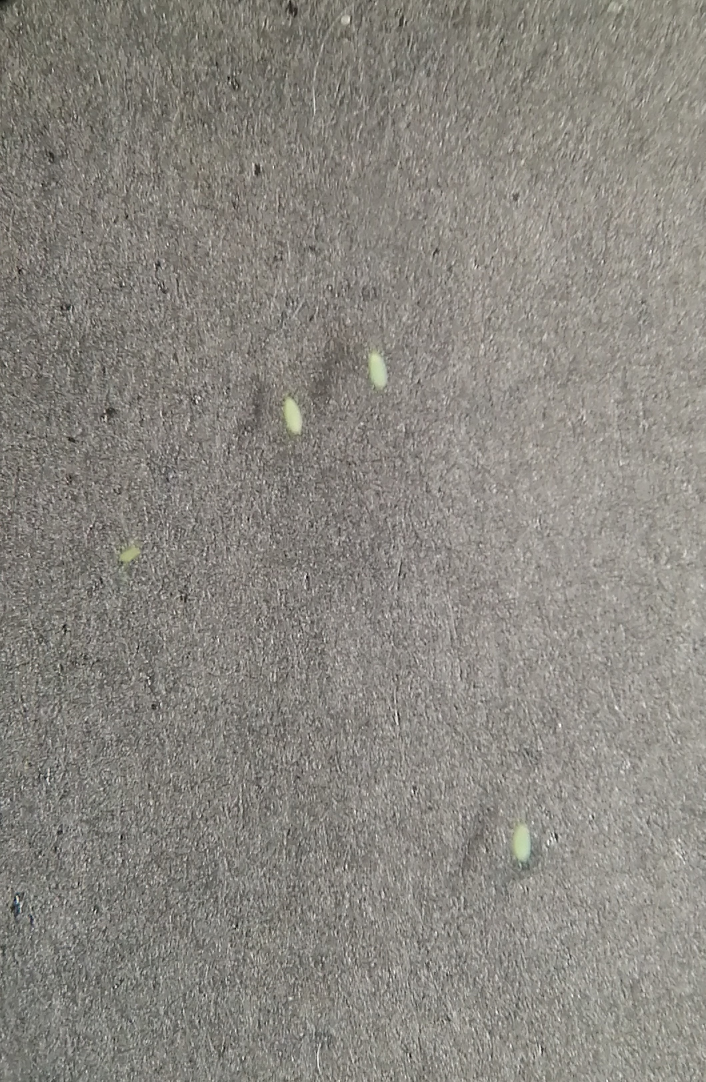
#> input picture all_sin_marron/3.jpg, 2116 x 3245 px (shown at 1/3 size)
$ python counteggs.py --image all_sin_marron/3.jpg -g false
#> lines starting #> are read from the running program, lines starting #| are printed output that depends on the picture; after the words box and inside, x2 and y2 are one past the last pixel; in counts of white or black regions, pixels touching at a corner belong together
#!/usr/bin/python3

#Usage for training:
#python3 counteggs.py --trainDir nuevas_imagenes/

#Usage for detection:
#python3 counteggs.py --image all_sin_marron/3.jpg -g false


# Changing the following parameters will alter the detection

# These are optimal parameters
#BLUR = 9
#ERODE = 3
#DILATE = 3
#CANNY_MIN = 30
#CANNY_MAX = 150

#not used parameter
#THRESHOLD = 210


# Trained parameters
BLUR = 3
ERODE = 0
DILATE = 2
CANNY_MIN = 10
CANNY_MAX = 210


#Fixed parameters (default 300)
IMAGE_WIDTH = 300

X = 0
Y = 1

# import the necessary packages
import imutils
import cv2
import time
import argparse
import math
import numpy as np
import json
import sys
from os import listdir
from os.path import isfile, join

from imutils.video import VideoStream


# construct the argument parser and parse the arguments
ap = argparse.ArgumentParser()
ap.add_argument("-i", "--image", required=False,	help="path to input image")
ap.add_argument("-g", "--graphics", required=False, default = "false",
	help="show graphics (default false)")
ap.add_argument("-t", "--trainDir", required=False, default = "",
	help="trainDir (default empty)")
ap.add_argument("-v", "--video", required=False, default = "false",
	help="capture from video (default false)")
args = vars(ap.parse_args())


show_graphics = False
if args["graphics"] != "false":
	show_graphics = True

train = False
if args["trainDir"] != "":
	train = True
	show_graphics = False

fromVideo = False
if args["video"] != "false":
	fromVideo = True


def detectShape(image):
	# convert the image to grayscale
	image = cv2.cvtColor(image, cv2.COLOR_BGR2GRAY)

	# apply a Gaussian blur with a 11x11 kernel to the image to smooth it,
	# useful when reducing high frequency noise
	image = cv2.GaussianBlur(image, (BLUR, BLUR), 0)
	if show_graphics:
		cv2.imshow("Blur", image)


	# threshold the image by setting all pixel values less than 225
	# to 255 (white; foreground) and all pixel values >= 225 to 255
	# (black; background), thereby segmenting the image

	#image = cv2.threshold(image, THRESHOLD, 255, cv2.THRESH_BINARY)[1]
	#image = cv2.adaptiveThreshold(image,255,cv2.ADAPTIVE_THRESH_GAUSSIAN_C, cv2.THRESH_BINARY,5,2)

	# we use Canny edje detection instead of thresholding because
	# it provides robust detection regardless of lightning conditions
	image = cv2.Canny(image, CANNY_MIN, CANNY_MAX)


	if show_graphics:
		cv2.imshow("Thresh", image)


	# dilate then erode to provide better clustering
	image = cv2.dilate(image, None, iterations=DILATE)
	image = cv2.erode(image, None, iterations=ERODE)

	if show_graphics:
		cv2.imshow("Eroded", image)


	# find contours (i.e., outlines) of the foreground objects in the
	# thresholded image
	cnts = cv2.findContours(image.copy(), cv2.RETR_EXTERNAL,
		cv2.CHAIN_APPROX_SIMPLE)
	cnts = imutils.grab_contours(cnts)

	return cnts


# [38 lines left out: functions getRoundness, saveParametersToFile, not called in this run]


class Logger:
	def __init__(self, filename):
		self.console = sys.stdout
		self.file = open(filename, 'w')

	def write(self, message):
		self.console.write(message)
		self.file.write(message)

	def flush(self):
		self.console.flush()
		self.file.flush()


if fromVideo == True:

	vs = VideoStream(src=1).start()

	IMAGE_WIDTH *= 2

	while True:
		# read the frame from the camera and send it to the server
		frame = vs.read()
		image = imutils.resize(frame, width=IMAGE_WIDTH)

		cnts = detectShape(image)
		eggs = 0

		# loop over the contours
		for c in cnts:
			# draw each contour on the output image with a 3px thick purple
			# outline, then display the output contours one at a time
			if getRoundness(c) > 0.1:
				cv2.drawContours(image, [c], -1, (24, 0, 15), 2)
			else:
				eggs = eggs + 1
				cv2.drawContours(image, [c], -1, (240, 0, 159), 2)


		# draw the total number of contours found in purple
		text = "{} eggs".format(eggs)
		cv2.putText(image, text, (10, 25),  cv2.FONT_HERSHEY_SIMPLEX, 0.7,
			(255, 255, 255), 2)


		cv2.imshow("frame", image)
		if cv2.waitKey(1) >= 27:
			exit()

elif train == False:
	# load the input image and show its dimensions, keeping in mind that
	# images are represented as a multi-dimensional NumPy array with
	# shape no. rows (height) x no. columns (width) x no. channels (depth)
	original = cv2.imread(args["image"])
#> original is the input picture: shape (3245, 2116, 3); mean B, G, R 128.4, 135, 138.3

	original = imutils.resize(original, width=IMAGE_WIDTH)
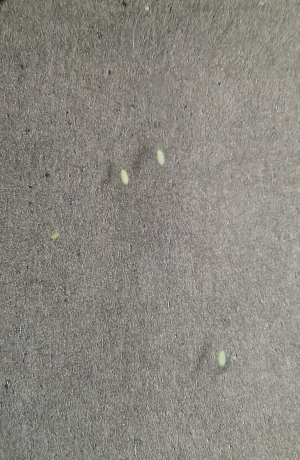
#> original: shape (460, 300, 3); mean B, G, R 128.4, 135, 138.3


	image = original

	(h, w, d) = image.shape
#> h = 460; w = 300; d = 3

	if show_graphics:
		cv2.imshow("Original", image)


	cnts = detectShape(image)
#> in detectShape, `image = cv2.GaussianBlur(image, (BLUR, BLUR), 0)`:
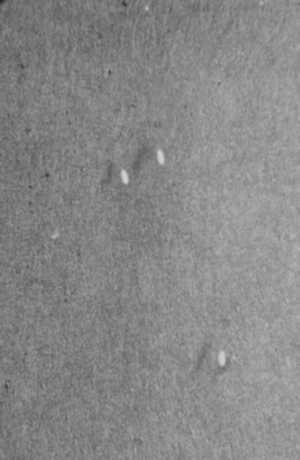
#> image: shape (460, 300); min 37, max 208, mean 135.2
#> in detectShape, `image = cv2.Canny(image, CANNY_MIN, CANNY_MAX)`:
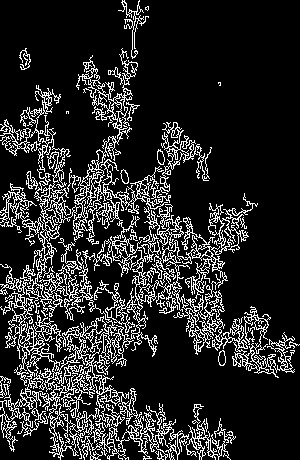
#> image: shape (460, 300); 15.7% white in thin lines or dots
#> in detectShape, `image = cv2.dilate(image, None, iterations=DILATE)`:
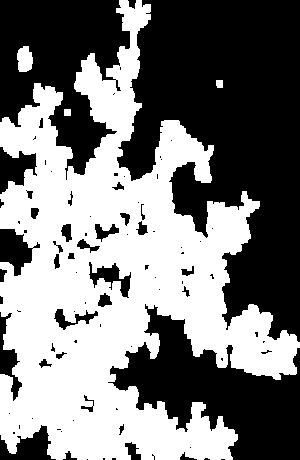
#> image: shape (460, 300); 48.1% white; 4 white regions
#> in detectShape, `cnts = cv2.findContours(image.copy(), cv2.RETR_EXTERNAL, cv2.CHAIN_APP..`: cnts = 4 contours; box (x1, y1, x2, y2) and area: (0, 0, 300, 460) 66722, (17, 46, 33, 72) 300, (216, 80, 223, 88) 40, (64, 109, 71, 116) 36


	output = original.copy()
	# loop over the contours
	if show_graphics:
		# draw each contour on the output image with a 3px thick purple
		# outline, then display the output contours one at a time
		cv2.drawContours(output, cnts, -1, (240, 0, 159), 2)
		cv2.imshow("Contours", output)


	# draw the total number of contours found in purple
	text = "{} eggs found in file {}".format(len(cnts), args["image"])
	cv2.putText(output, text, (10, 25),  cv2.FONT_HERSHEY_SIMPLEX, 0.7,
		(255, 255, 255), 2)
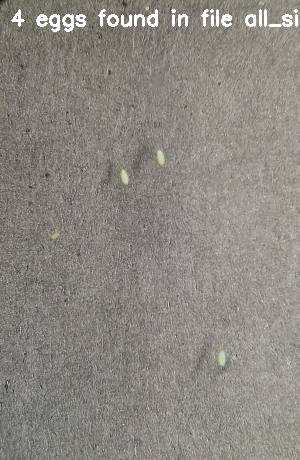
#> output: shape (460, 300, 3); 1.28% of pixels changed, all inside (x1, y1, x2, y2) = (11, 9, 298, 32)

	if show_graphics:
		cv2.imshow("Contours", output)


	print(text)
#| 4 eggs found in file all_sin_marron/3.jpg

else:

	sys.stdout = Logger(args["trainDir"] + "/log.txt")

	print("Reading files...")

	filenames = [f for f in listdir(args["trainDir"]) if isfile(join(args["trainDir"], f))]
	realCount = []
	for filename in filenames:
		if filename != "config.json" and filename != "log.txt":
			print(filename)
			realCount.append(int(filename.strip(".jpgpng")))

	images = []
	for filename in filenames:
		if filename != "config.json" and filename != "log.txt":
			image = cv2.imread(args["trainDir"] + "/" + filename)
			image = imutils.resize(image, width=IMAGE_WIDTH)
			image = cv2.cvtColor(image, cv2.COLOR_BGR2GRAY)
			images.append(image)

	print("Training...")

	bestSum = 9999999999999999
	bestBLUR = 0
	bestERODE = 0
	bestDILATE = 0
	bestCANNY_MIN = 0
	best_CANNY_MAX = 0

	for blur in range(1, 23, 2):
		blurImages = []
		for i in range(0, len(images)):
			blurImages.append(cv2.GaussianBlur(images[i], (blur, blur), 0))

		for canny_min in range(10, 150, 10):
			for canny_max in range(canny_min + 10, 250, 10):
				cannyImages = []
				for i in range(0, len(images)):
					cannyImages.append(cv2.Canny(blurImages[i], canny_min, canny_max))


				for dilate in range(0, 6, 1):
					dilateImages = []
					for i in range(0, len(images)):
						dilateImages.append(cv2.dilate(cannyImages[i], None, iterations=dilate))

					for erode in range(0, 6, 1):
						erodeImages = []
						for i in range(0, len(images)):
							erodeImages.append(cv2.erode(dilateImages[i], None, iterations=erode))

						BLUR = blur
						ERODE = erode
						DILATE = dilate
						CANNY_MIN = canny_min
						CANNY_MAX = canny_max

						totalError = 0
						totalReal = 0
						sumCount = 0
						diffSum = 0

						for i in range(0,len(images)):
							cnts = cv2.findContours(erodeImages[i], cv2.RETR_EXTERNAL, cv2.CHAIN_APPROX_SIMPLE)
							cnts = len(imutils.grab_contours(cnts))

							sumCount = sumCount + cnts
							totalReal = totalReal + realCount[i]
							diff = cnts - realCount[i]
							totalError = totalError + math.fabs(diff)
							diffSum = diffSum + diff * diff

						error = math.floor(100 * (totalError / totalReal))

						if (diffSum < bestSum):
							bestSum = diffSum
							bestBLUR = BLUR
							bestERODE = ERODE
							bestDILATE = DILATE
							bestCANNY_MIN = CANNY_MIN
							best_CANNY_MAX = CANNY_MAX
							sumError = math.floor(100 * math.fabs(totalReal - sumCount) / totalReal)
							print("Best Parameters: BLUR: {}, ERODE: {}, DILATE: {}, CANNY_MIN: {}, CANNY_MAX: {} - diffSum: {} - absolute error: {}% - sum error: {}%"
								.format(blur,erode, dilate, canny_min, canny_max, diffSum, error, sumError))

							saveParametersToFile(args["trainDir"] + "/config.json")

						if bestSum == 0:
							exit()


cv2.waitKey(0)

$ run again, on img/7..jpg
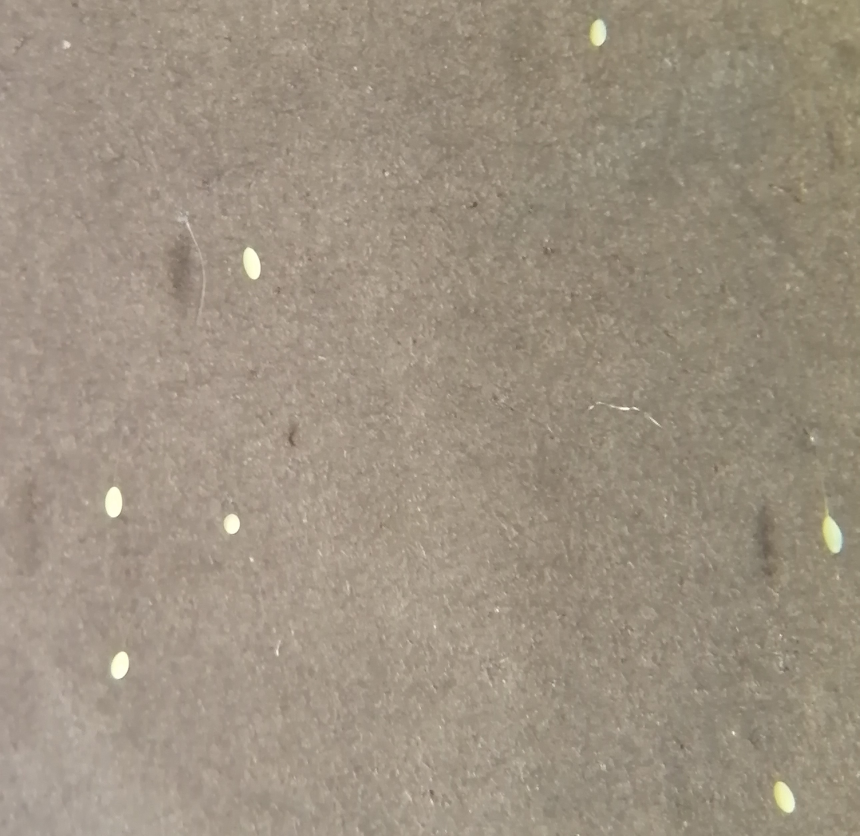
#> input picture img/7..jpg, 2578 x 2508 px (shown at 1/3 size)
#> original is the input picture: shape (2508, 2578, 3); mean B, G, R 129.3, 145.6, 157.3
#> original: shape (291, 300, 3)
#> in detectShape, `image = cv2.dilate(image, None, iterations=DILATE)`:
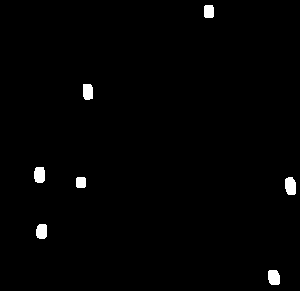
#> image: shape (291, 300); 1.2% white; 7 white regions
#> in detectShape, `cnts = cv2.findContours(image.copy(), cv2.RETR_EXTERNAL, cv2.CHAIN_APP..`: cnts = 7 contours; box (x1, y1, x2, y2) and area: (285, 177, 296, 195) 150, (268, 270, 280, 285) 139, (34, 167, 45, 183) 136, (36, 224, 47, 239) 127, (83, 84, 93, 100) 126, (204, 5, 214, 18) 105, (76, 177, 86, 188) 88
#> text = '7 eggs found in file img/7..jpg'
#> `cv2.putText(output, text, (10, 25),  cv2.FONT_HERSHEY_SIMPLEX, 0.7, (2..`:
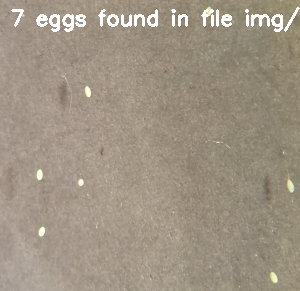
#> output: shape (291, 300, 3); mean B, G, R 131.9, 147.9, 159.3
#| 7 eggs found in file img/7..jpg

$ run again, on img/4.jpg
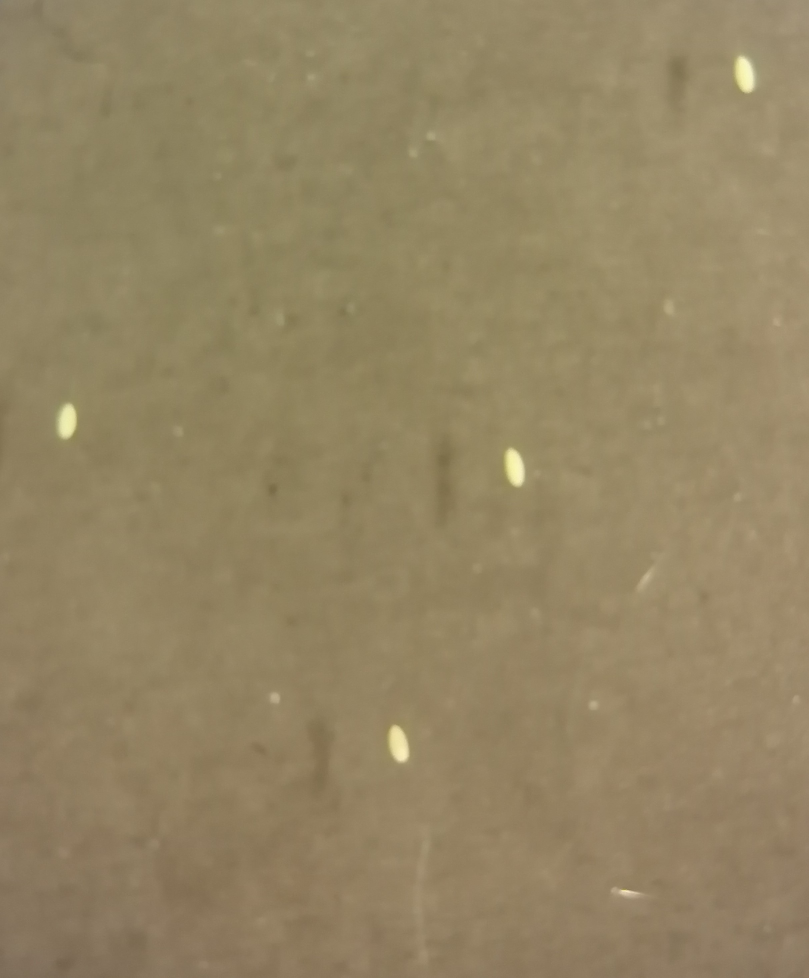
#> input picture img/4.jpg, 2426 x 2933 px (shown at 1/3 size)
#> original is the input picture: shape (2933, 2426, 3); mean B, G, R 98.9, 132.6, 147.9
#> original: shape (362, 300, 3)
#> in detectShape, `image = cv2.dilate(image, None, iterations=DILATE)`:
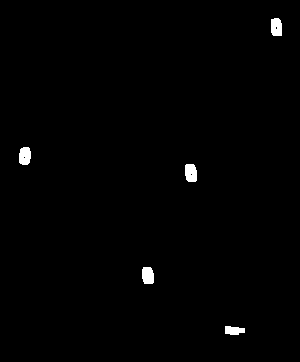
#> image: shape (362, 300); 0.82% white; 5 white regions
#> in detectShape, `cnts = cv2.findContours(image.copy(), cv2.RETR_EXTERNAL, cv2.CHAIN_APP..`: cnts = 5 contours; box (x1, y1, x2, y2) and area: (185, 164, 197, 182) 170, (19, 147, 31, 165) 164, (142, 267, 154, 284) 160, (271, 18, 282, 36) 158, (225, 326, 245, 335) 117
#> text = '5 eggs found in file img/4.jpg'
#> `cv2.putText(output, text, (10, 25),  cv2.FONT_HERSHEY_SIMPLEX, 0.7, (2..`:
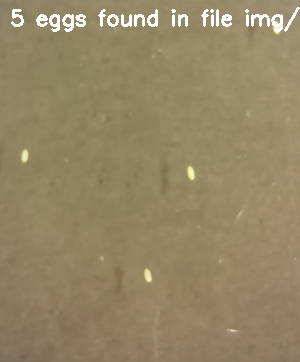
#> output: shape (362, 300, 3); mean B, G, R 101.5, 134.6, 149.7
#| 5 eggs found in file img/4.jpg
